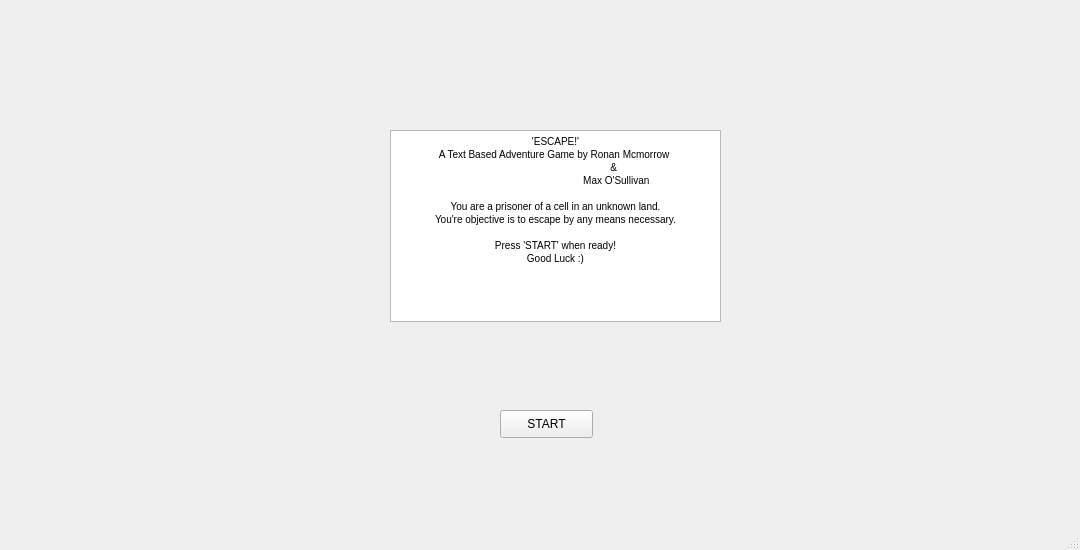
<?xml version="1.0" encoding="UTF-8"?>
<ui version="4.0">
 <class>MainWindow</class>
 <widget class="QMainWindow" name="MainWindow">
  <property name="geometry">
   <rect>
    <x>0</x>
    <y>0</y>
    <width>1080</width>
    <height>550</height>
   </rect>
  </property>
  <property name="windowTitle">
   <string>Welcome to 'ESCAPE!'</string>
  </property>
  <widget class="QWidget" name="centralwidget">
   <widget class="QPushButton" name="pushButton">
    <property name="geometry">
     <rect>
      <x>500</x>
      <y>410</y>
      <width>93</width>
      <height>28</height>
     </rect>
    </property>
    <property name="text">
     <string>START</string>
    </property>
   </widget>
   <widget class="QTextBrowser" name="textBrowser">
    <property name="geometry">
     <rect>
      <x>390</x>
      <y>130</y>
      <width>331</width>
      <height>192</height>
     </rect>
    </property>
    <property name="html">
     <string>&lt;!DOCTYPE HTML PUBLIC &quot;-//W3C//DTD HTML 4.0//EN&quot; &quot;http://www.w3.org/TR/REC-html40/strict.dtd&quot;&gt;
&lt;html&gt;&lt;head&gt;&lt;meta name=&quot;qrichtext&quot; content=&quot;1&quot; /&gt;&lt;style type=&quot;text/css&quot;&gt;
p, li { white-space: pre-wrap; }
&lt;/style&gt;&lt;/head&gt;&lt;body style=&quot; font-family:'MS Shell Dlg 2'; font-size:7.8pt; font-weight:400; font-style:normal;&quot;&gt;
&lt;p align=&quot;center&quot; style=&quot; margin-top:0px; margin-bottom:0px; margin-left:0px; margin-right:0px; -qt-block-indent:0; text-indent:0px;&quot;&gt;'ESCAPE!'&lt;/p&gt;
&lt;p align=&quot;center&quot; style=&quot; margin-top:0px; margin-bottom:0px; margin-left:0px; margin-right:0px; -qt-block-indent:0; text-indent:0px;&quot;&gt;A Text Based Adventure Game by Ronan Mcmorrow &lt;/p&gt;
&lt;p align=&quot;center&quot; style=&quot; margin-top:0px; margin-bottom:0px; margin-left:0px; margin-right:0px; -qt-block-indent:0; text-indent:0px;&quot;&gt;                                          &amp;amp;&lt;/p&gt;
&lt;p align=&quot;center&quot; style=&quot; margin-top:0px; margin-bottom:0px; margin-left:0px; margin-right:0px; -qt-block-indent:0; text-indent:0px;&quot;&gt;                                            Max O'Sullivan&lt;/p&gt;
&lt;p align=&quot;center&quot; style=&quot;-qt-paragraph-type:empty; margin-top:0px; margin-bottom:0px; margin-left:0px; margin-right:0px; -qt-block-indent:0; text-indent:0px;&quot;&gt;&lt;br /&gt;&lt;/p&gt;
&lt;p align=&quot;center&quot; style=&quot; margin-top:0px; margin-bottom:0px; margin-left:0px; margin-right:0px; -qt-block-indent:0; text-indent:0px;&quot;&gt;You are a prisoner of a cell in an unknown land.&lt;/p&gt;
&lt;p align=&quot;center&quot; style=&quot; margin-top:0px; margin-bottom:0px; margin-left:0px; margin-right:0px; -qt-block-indent:0; text-indent:0px;&quot;&gt;You're objective is to escape by any means necessary.&lt;/p&gt;
&lt;p align=&quot;center&quot; style=&quot;-qt-paragraph-type:empty; margin-top:0px; margin-bottom:0px; margin-left:0px; margin-right:0px; -qt-block-indent:0; text-indent:0px;&quot;&gt;&lt;br /&gt;&lt;/p&gt;
&lt;p align=&quot;center&quot; style=&quot; margin-top:0px; margin-bottom:0px; margin-left:0px; margin-right:0px; -qt-block-indent:0; text-indent:0px;&quot;&gt;Press 'START' when ready!&lt;/p&gt;
&lt;p align=&quot;center&quot; style=&quot; margin-top:0px; margin-bottom:0px; margin-left:0px; margin-right:0px; -qt-block-indent:0; text-indent:0px;&quot;&gt;Good Luck :)&lt;/p&gt;&lt;/body&gt;&lt;/html&gt;</string>
    </property>
   </widget>
  </widget>
  <widget class="QMenuBar" name="menubar">
   <property name="geometry">
    <rect>
     <x>0</x>
     <y>0</y>
     <width>1080</width>
     <height>26</height>
    </rect>
   </property>
  </widget>
  <widget class="QStatusBar" name="statusbar"/>
 </widget>
 <resources/>
 <connections/>
</ui>
